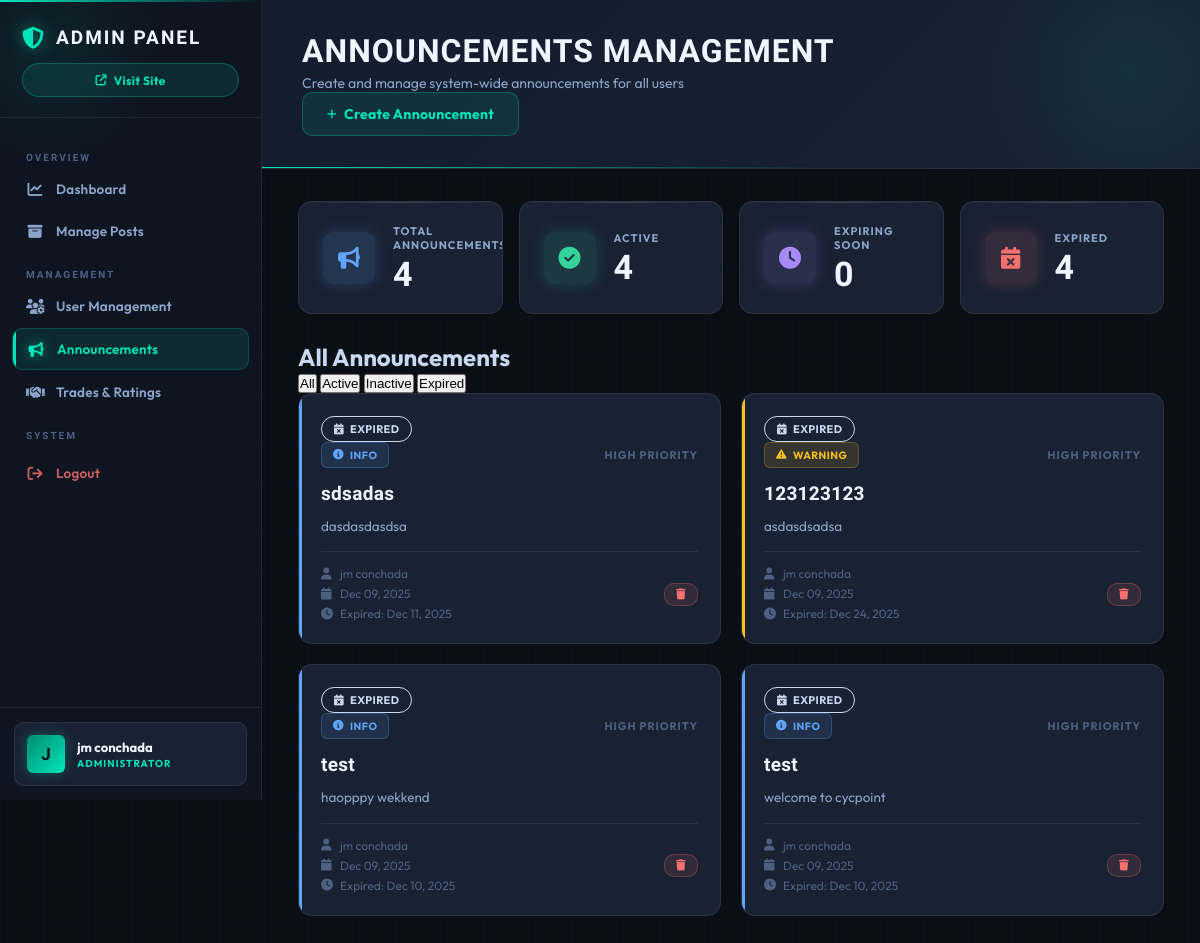
Page /announcements.php (signed in) on the earlier database version.
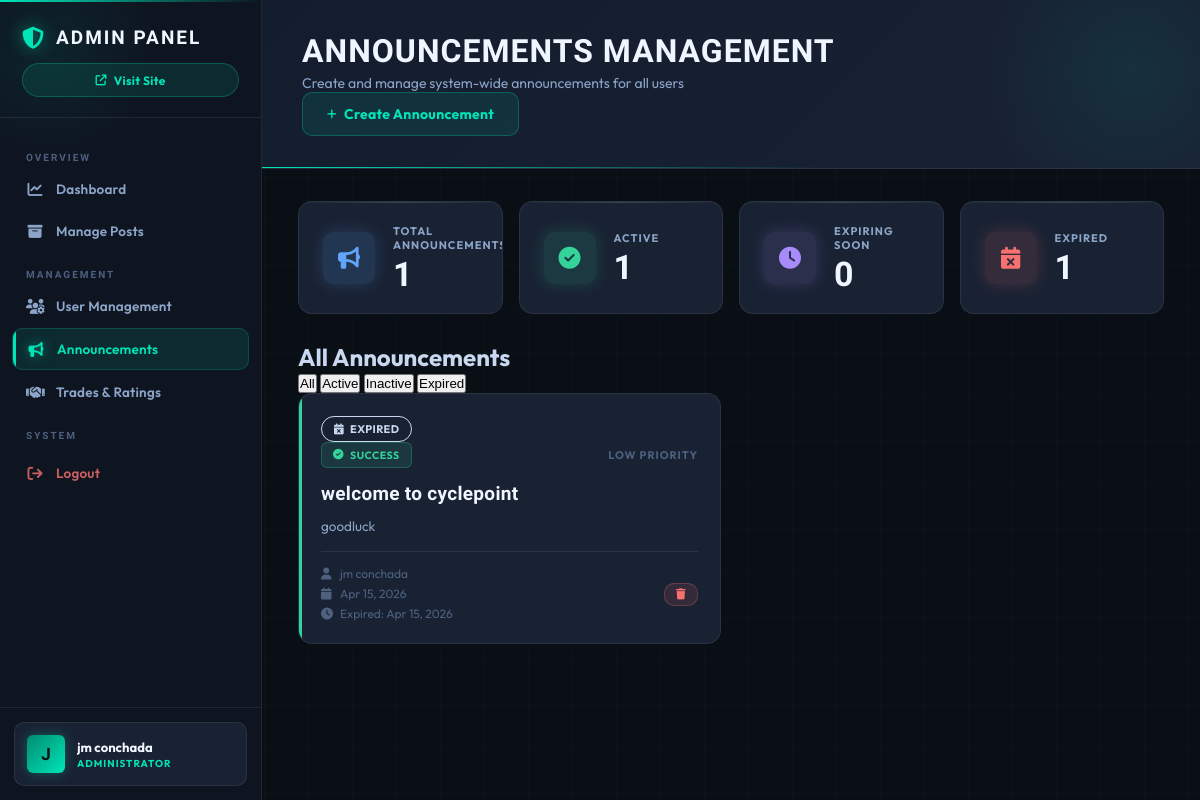
Same page on the later database version.
### tables this page shows
CREATE TABLE `announcements` (
  `id` int(11) NOT NULL,
  `title` varchar(255) NOT NULL COMMENT 'Announcement title',
  `message` text NOT NULL COMMENT 'Announcement message/content',
  `type` enum('info','success','warning','urgent') NOT NULL DEFAULT 'info' COMMENT 'Type of announcement',
  `priority` enum('low','medium','high') NOT NULL DEFAULT 'medium' COMMENT 'Display priority',
  `created_by` int(11) NOT NULL COMMENT 'Admin user who created the announcement',
  `created_at` datetime NOT NULL DEFAULT current_timestamp() COMMENT 'When announcement was created',
  `expiry_date` datetime DEFAULT NULL COMMENT 'When announcement expires (NULL = permanent)',
  `is_active` tinyint(1) NOT NULL DEFAULT 1 COMMENT 'Whether announcement is active'
);

CREATE TABLE `users` (
  `id` int(11) NOT NULL,
  `name` varchar(255) NOT NULL,
  `email` varchar(255) NOT NULL,
  `contact_number` varchar(50) DEFAULT NULL,
  `area` varchar(100) DEFAULT NULL,
  `profile_picture` varchar(255) DEFAULT NULL,
  `created_at` datetime DEFAULT current_timestamp(),
  `password` varchar(255) NOT NULL,
  `reset_token` varchar(64) DEFAULT NULL,
  `reset_expires` datetime DEFAULT NULL,
  `last_seen` datetime DEFAULT NULL,
  `banned` tinyint(1) NOT NULL DEFAULT 0,
  `role` varchar(20) NOT NULL DEFAULT 'user',
  `restriction_type` enum('banned','read_only','no_post','no_comment','limited') DEFAULT NULL COMMENT 'Type of restriction applied',
  `restriction_reason` text DEFAULT NULL COMMENT 'Reason for the restriction',
  `restriction_date` datetime DEFAULT NULL COMMENT 'When restriction was applied',
  `restriction_expiry` datetime DEFAULT NULL COMMENT 'When restriction expires (NULL = permanent)'
);

### announcements.php (the view, shortened to what the changed rows need)
<?php
require 'db.php';
$announcements_query = "SELECT a.*, u.name as admin_name
                        FROM announcements a
                        LEFT JOIN users u ON a.created_by = u.id
                        ORDER BY a.is_active DESC, a.priority DESC, a.created_at DESC";
$announcements_result = $conn->query($announcements_query);
$stats_query = "SELECT
    COUNT(*) as total,
    SUM(CASE WHEN is_active = 1 THEN 1 ELSE 0 END) as active,
    SUM(CASE WHEN expiry_date IS NOT NULL AND expiry_date > NOW() THEN 1 ELSE 0 END) as expiring_soon,
    SUM(CASE WHEN expiry_date IS NOT NULL AND expiry_date <= NOW() THEN 1 ELSE 0 END) as expired
FROM announcements";
$stats_result = $conn->query($stats_query);
$stats = $stats_result->fetch_assoc();
?>
<!DOCTYPE html>
<html lang="en">
<head>
    <link href="https://cdnjs.cloudflare.com/ajax/libs/font-awesome/6.5.0/css/all.min.css" rel="stylesheet">
    <link rel="stylesheet" href="assets/css/admindash.css">
</head>
<body>
<main class="main-content">
    <header class="page-header">
        <div class="header-content">
            <div class="header-text">
                <h1 class="page-title">Announcements Management</h1>
            </div>
        </div>
    </header>
    <div class="stats-grid">
        <div class="stat-card">
            <div class="stat-content">
                <div class="stat-label">Total Announcements</div>
                <div class="stat-value"><?= number_format($stats['total']) ?></div>
            </div>
        </div>
        <div class="stat-card">
            <div class="stat-content">
                <div class="stat-label">Active</div>
                <div class="stat-value"><?= number_format($stats['active']) ?></div>
            </div>
        </div>
        <div class="stat-card">
            <div class="stat-content">
                <div class="stat-label">Expired</div>
                <div class="stat-value"><?= number_format($stats['expired']) ?></div>
            </div>
        </div>
    </div>
    <div class="announcements-section">
        <div class="section-header">
            <h2 class="section-title">All Announcements</h2>
        </div>
        <div class="announcements-grid">
            <?php if ($announcements_result && $announcements_result->num_rows > 0): ?>
                <?php while($announcement = $announcements_result->fetch_assoc()):
                    $isExpired = $announcement['expiry_date'] && strtotime($announcement['expiry_date']) < time();
                    $isActive = $announcement['is_active'] == 1;
                ?>
                    <div class="announcement-card announcement-<?= $announcement['type'] ?> priority-<?= $announcement['priority'] ?> <?= !$isActive ? 'inactive' : '' ?> <?= $isExpired ? 'expired' : '' ?>"
                         data-status="<?= $isActive ? 'active' : 'inactive' ?>"
                         data-expired="<?= $isExpired ? 'yes' : 'no' ?>">
                        <div class="announcement-status-indicator">
                            <?php if ($isExpired): ?>
                                <span class="status-badge status-expired">
                                    <i class="fas fa-calendar-times"></i>
                                    Expired
                                </span>
                            <?php endif; ?>
                        </div>
                        <div class="announcement-header-card">
                            <div class="announcement-type-badge">
                                <?php
                                $typeIcons = [
                                    'info' => 'info-circle',
                                    'warning' => 'exclamation-triangle',
                                    'success' => 'check-circle',
                                    'urgent' => 'bell'
                                ];
                                $icon = $typeIcons[$announcement['type']] ?? 'bullhorn';
                                ?>
                                <i class="fas fa-<?= $icon ?>"></i>
                                <?= ucfirst($announcement['type']) ?>
                            </div>
                            <div class="announcement-priority">
                                <?= ucfirst($announcement['priority']) ?> Priority
                            </div>
                        </div>
                        <h3 class="announcement-title"><?= htmlspecialchars($announcement['title']) ?></h3>
                        <p class="announcement-message"><?= nl2br(htmlspecialchars($announcement['message'])) ?></p>
                        <div class="announcement-footer">
                            <div class="announcement-meta">
                                <span><i class="fas fa-user"></i> <?= htmlspecialchars($announcement['admin_name']) ?></span>
                                <span><i class="fas fa-calendar"></i> <?= date('M d, Y', strtotime($announcement['created_at'])) ?></span>
                                <?php if ($announcement['expiry_date']): ?>
                                    <span class="<?= $isExpired ? 'text-danger' : '' ?>">
                                        <i class="fas fa-clock"></i>
                                        <?= $isExpired ? 'Expired: ' : 'Expires: ' ?>
                                        <?= date('M d, Y', strtotime($announcement['expiry_date'])) ?>
                                    </span>
                                <?php endif; ?>
                            </div>
                            <div class="announcement-actions">
                                <a href="?delete_announcement=<?= $announcement['id'] ?>"
                                   class="btn btn-delete btn-small"
                                   onclick="return confirm('Delete this announcement? This action cannot be undone.')">
                                    <i class="fas fa-trash"></i>
                                </a>
                            </div>
                        </div>
                    </div>
                <?php endwhile; ?>
            <?php endif; ?>
        </div>
    </div>
</main>
</body>
</html>

Differences in the rows shown:
removed announcements: shows "EXPIRED", type "INFO", priority "HIGH", title "sdsadas", message "dasdasdasdsa", created_by.name "jm conchada", created_at "Dec 09, 2025", shows "Expired:", expiry_date "Dec 11, 2025"
removed announcements: shows "EXPIRED", type "WARNING", priority "HIGH", title "123123123", message "asdasdsadsa", created_by.name "jm conchada", created_at "Dec 09, 2025", shows "Expired:", expiry_date "Dec 24, 2025"
removed announcements: shows "EXPIRED", type "INFO", priority "HIGH", title "test", message "haopppy wekkend", created_by.name "jm conchada", created_at "Dec 09, 2025", shows "Expired:", expiry_date "Dec 10, 2025"
removed announcements: shows "EXPIRED", type "INFO", priority "HIGH", title "test", message "welcome to cycpoint", created_by.name "jm conchada", created_at "Dec 09, 2025", shows "Expired:", expiry_date "Dec 10, 2025"
added announcements: shows "EXPIRED", type "SUCCESS", priority "LOW", title "welcome to cyclepoint", message "goodluck", created_by.name "jm conchada", created_at "Apr 15, 2026", shows "Expired:", expiry_date "Apr 15, 2026"
Other differences:
$stats['total']: "4" → "1"
$stats['active']: "4" → "1"
$stats['expired']: "4" → "1"
